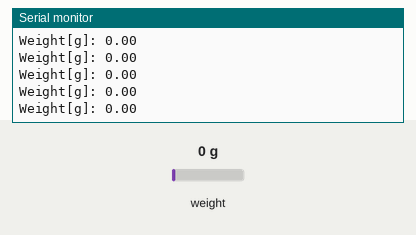
Simulated run of this sketch. Board: ESP32. On the bench: the last lines printed to the serial monitor. The inputs (shaded band) are chosen by the test bench; at power-on: weight on the scale 0 g.

Above: at 4.0 s.
4.1 s: weight on the scale set to 100 g
At 4.11 s:
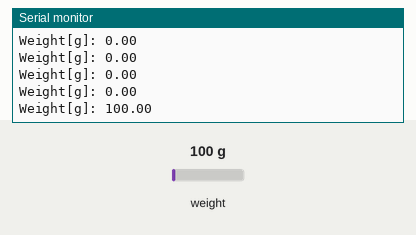
5.6 s: weight on the scale set to 1250 g
At 5.61 s:
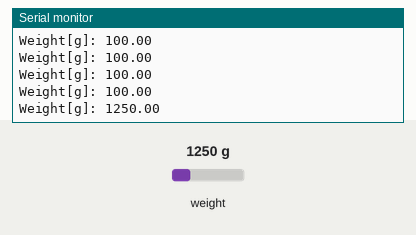
Timing chart, 0 to 8.6 s (numbered marks = the images above; inputs shaded):
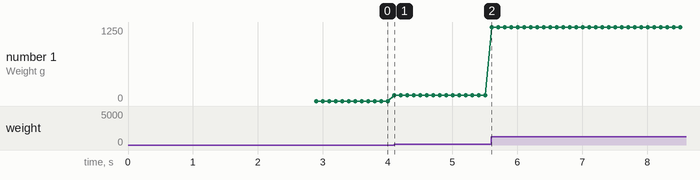

Measured:
- after the input at 4.1 s, the serial monitor: prints a new line at once (image 1)
- after the input at 5.6 s, the serial monitor: prints a new line at once (image 2)
- plotted number 1: 0 → 100 after the input at 4.1 s, 100 → 1250 after the input at 5.6 s

The sketch:

loadcell.ino
```cpp
#include <HX711_ADC.h>

const int HX711_dout = 16;
const int HX711_sck  = 4;

HX711_ADC LoadCell(HX711_dout, HX711_sck);

void setup() {
  Serial.begin(115200);

  LoadCell.begin();
  LoadCell.start(2000);
  LoadCell.tare();

  LoadCell.setCalFactor(342.512);

  while (!LoadCell.update()); // tunggu siap
}

void loop() {
  if (LoadCell.update()) {
    float i = LoadCell.getData();

    if (i < 0) i = 0;

    Serial.print("Weight[g]: ");
    Serial.println(i);
  }
}
```
